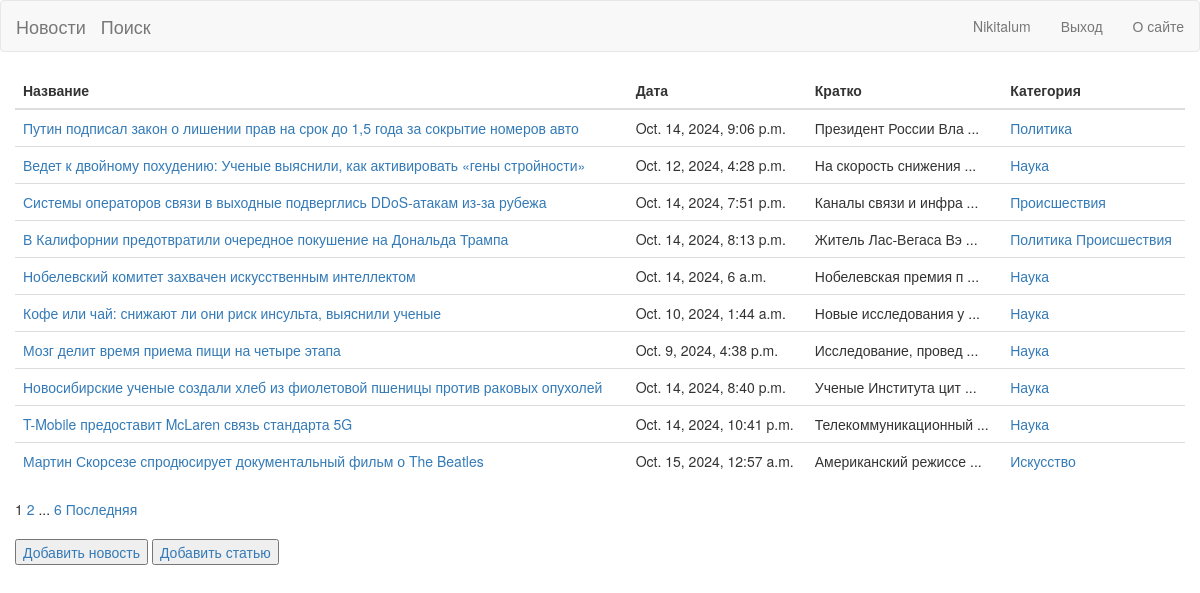
The page /news/ (signed in) on the database its author committed.
### News_app/models.py (models this page shows, shortened)
class Post(models.Model):
    article = 'A'
    news = 'N'
    POSITIONS = [
        (article, 'статья'),
        (news, 'новость')
    ]
    type = models.CharField(max_length=1, choices=POSITIONS, default=news)
    date = models.DateTimeField('Дата')
    category = models.ManyToManyField(Category, through='PostCategory')
    title = models.CharField(max_length=225)
    text = models.TextField()

class Category(models.Model):
    name = models.CharField(max_length=100, unique=True)
    subscribers = models.ManyToManyField(User,related_name='categories', through='Subscriber')
    def __str__(self):
        return self.name.title()

### News_app/views.py (the view)
# urls.py: path('news/', ArticlesList.as_view(), name='articles_list'),
class ArticlesList(ListView):
    model = Post
    ordering = 'id'
    template_name = 'flatpages/news.html'
    context_object_name = 'articles'
    paginate_by = 10

### templates/flatpages/news.html (shortened to what this page needs)
{% extends 'flatpages/default.html' %}
{% load custom_filters %}
<body>{% block content %}
 <table class="table table-hover">
                                    <thead>
                                        <th>Название</th>
                                    	<th>Дата</th>
                                    	<th>Кратко</th>
                                        <th>Категория</th>
                                    </thead>
     <tbody>
     {% for el in articles %}
     <tr>
        <td><a href="{% url 'articles_detail' el.id %}">{{ el.title}}</a></td>
        <td>{{ el.date }}</td>
        <td>{{ el.text|slice:":20" }} ...</td>
        <td>{% for category in el.category.all %}
            <a href="{% url 'category_list' category.id %}">{{ category }}</a>
            {% endfor %}
        </td>
    </tr>
     {% endfor %}
     </tbody>
 </table>
             {{ page_obj.number }}
   {% if page_obj.has_next %}
<a href="?page={{ page_obj.next_page_number }}">{{ page_obj.next_page_number }}</a>
       {% if paginator.num_pages != page_obj.next_page_number %}
           ...
           <a href="?page={{ page_obj.paginator.num_pages }}">{{ page_obj.paginator.num_pages }}</a>
       {% endif %}
<a href="?page=last">Последняя</a>
{% endif %}
<div><h1></h1>
    <a href="{% url 'news_create' %}"><input type="button" value="Добавить новость"/></a>
    <a href="{% url 'articles_create' %}"><input type="button" value="Добавить статью"/></a>
</div>
{% endblock content %}

### templates/flatpages/default.html (shortened to what this page needs)
<!doctype html>
<html lang="en">
<head>
    {% load static %}
    <link href="{% static 'css/bootstrap.min.css' %}" rel="stylesheet" />
</head>
<body>
    <div class="main-panel" >
        <nav class="navbar navbar-default navbar-fixed">
            <div class="container-fluid" >
                <div class="navbar-header">
                    <a class="navbar-brand" href="{% url 'articles_list' %}">Новости</a>
                    <a class="navbar-brand" href="{% url 'search' %}">Поиск</a>
                </div>
                <ul class="nav navbar-nav navbar-right">
                    {% if user.is_authenticated %}
                    <li><a href="{% url 'subscriptions' %}"> {{ user.username }} </a></li>
                    <li class="nav-item"><a class="nav-link active" aria-current="page" href="{% url 'logout' %}">Выход</a></li>
                    {% endif %}
                    <li><a href="{% url 'about' %}"> О сайте</a></li>
                </ul>
            </div>
        </nav>
    </div>
<div class="content">
    <div class="container-fluid">
                <div class="row">
                    <div class="col-md-12">
                        <div class="card card-plain">
                            {% block content %}{% endblock %}
                            </div>
                        </div>
                </div>
        </div>
    </div>
</body>
</html>

### rows shown on the page
Post: title "Путин подписал закон о лишении прав на срок до 1,5 года за сокрытие номеров авто", date "Oct. 14, 2024, 9:06 p.m.", text "Президент России Вла"
Category: name "Политика"
Post: title "Ведет к двойному похудению: Ученые выяснили, как активировать «гены стройности»", date "Oct. 12, 2024, 4:28 p.m.", text "На скорость снижения"
Category: name "Наука"
Post: title "Системы операторов связи в выходные подверглись DDoS-атакам из-за рубежа", date "Oct. 14, 2024, 7:51 p.m.", text "Каналы связи и инфра"
Category: name "Происшествия"
Post: title "В Калифорнии предотвратили очередное покушение на Дональда Трампа", date "Oct. 14, 2024, 8:13 p.m.", text "Житель Лас-Вегаса Вэ"
Post: title "Нобелевский комитет захвачен искусственным интеллектом", date "Oct. 14, 2024, 6 a.m.", text "Нобелевская премия п"
Post: title "Кофе или чай: снижают ли они риск инсульта, выяснили ученые", date "Oct. 10, 2024, 1:44 a.m.", text "Новые исследования у"
Post: title "Мозг делит время приема пищи на четыре этапа", date "Oct. 9, 2024, 4:38 p.m.", text "Исследование, провед"
Post: title "Новосибирские ученые создали хлеб из фиолетовой пшеницы против раковых опухолей", date "Oct. 14, 2024, 8:40 p.m.", text "Ученые Института цит"
Post: title "T-Mobile предоставит McLaren связь стандарта 5G", date "Oct. 14, 2024, 10:41 p.m.", text "Телекоммуникационный"
Post: title "Мартин Скорсезе спродюсирует документальный фильм о The Beatles", date "Oct. 15, 2024, 12:57 a.m.", text "Американский режиссе"
Category: name "Искусство"

### other values the page prints
{{ user.username }} "Nikitalum"
{{ page_obj.number }} "1"
{{ page_obj.next_page_number }} "2"
{{ page_obj.paginator.num_pages }} "6"
